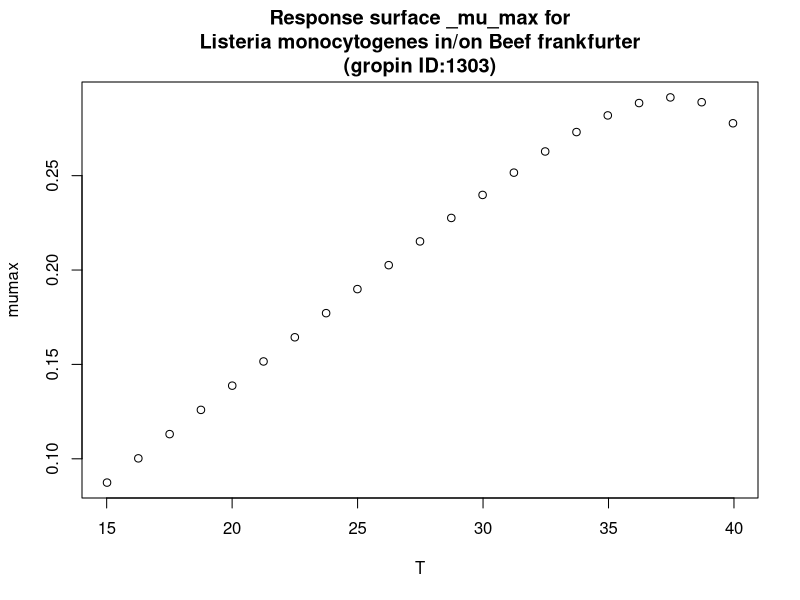

Source code (R):
#############################
# start of Parameter script
#############################
T <- seq(15.015,39.96003996004,length.out=21)
#############################
# end of Parameter script
#############################
############################# 
# start of Model script Gropin ID 1303 
#############################
 
# constant coefficients for this model
 
variables <- data.frame(T)
argumentsPar <- unique.data.frame(expand.grid(variables))
 
# heart of the model
response_surface <- function(T) {
   mumax <-0.0103*(T-6.53)*(1-exp(0.328*(T-44.97)))

	return(mumax=mumax)
} 

# output parameters
responseSurface <- cbind(argumentsPar,response_surface(argumentsPar['T']))
colnames(responseSurface) <- c(colnames(argumentsPar),'mumax')
#############################
# End of Model script
#############################
############################# 
# start of Visualisation script Gropin ID 1303 
#############################
titleText <-'Response surface _mu_max for
Listeria monocytogenes in/on Beef frankfurter
(gropin ID:1303)'
plot(T,responseSurface$'mumax',xlab='T',
                          ylab='mumax',main=titleText)
#############################
# End of Visualisation script
#############################
